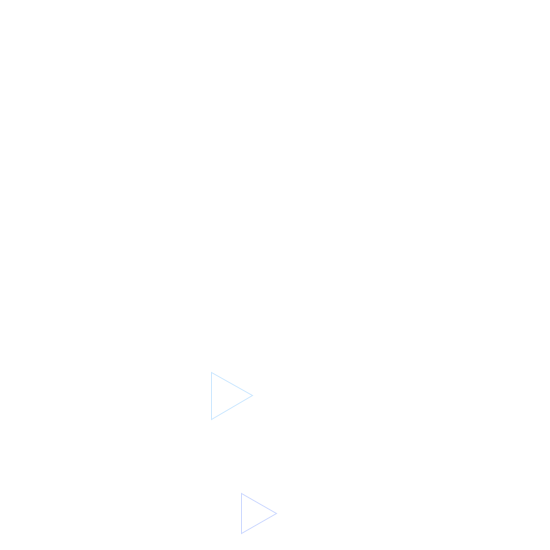
Frame 1 (no input)
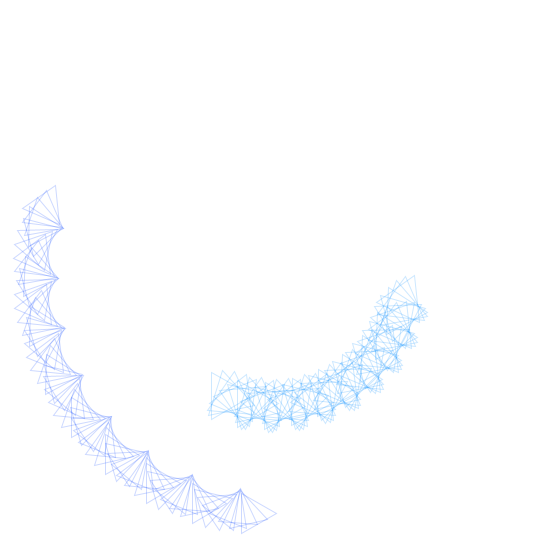
Frame 60 (the mouse pressed at the canvas centre just before this capture)
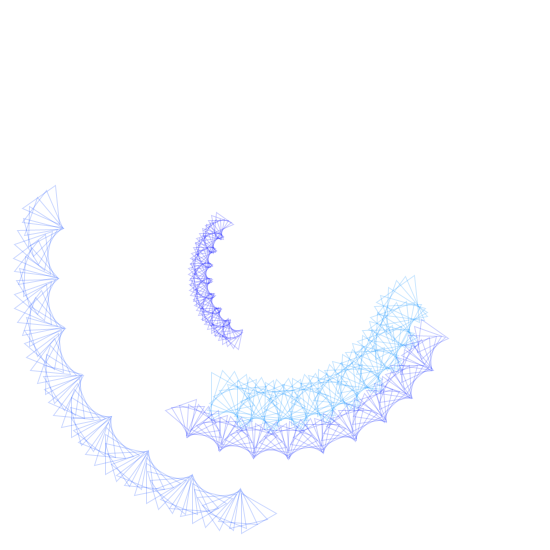
Frame 120 (the mouse held since frame 60 and released just before this capture)

The Processing sketch that drew these frames (run headless with seeded random() and noise(); from frame 60 on, the mouse is pressed at the canvas centre):

// Processing sketch: processing_107158
// ── processing_107158.pde

MyTriangle[] tri = new MyTriangle[2];

void setup() {
  size(550, 550);
  background(255);
  smooth();

  for (int i = 0 ; i < tri.length;i++) {
    tri[i] = new MyTriangle(i);
  }
}

void draw() {
  for (int i = 0 ; i < tri.length;i++) {
    tri[i].move();
    tri[i].display();
  }
}

void mousePressed() {
  for (int i = 0 ; i < tri.length;i++) {
    tri[i].theta_start = random(TWO_PI);

    tri[i].r = random(10, 30);
    tri[i].R = random(30, 250);

    tri[i].c_random = random(255);
    tri[i].theta = 0;
  }

  background(255);
}

class MyTriangle {
  float rotate_t;
  float x = 200;
  float y = 200;

  float r = random(10, 30);

  float theta_start = random(TWO_PI);
  float theta = 0;
  float R = random(30, 250);
  int theta_sign;

  float c_random = random(255);

  MyTriangle(int num) {
    if (num % 2 == 0) {
      theta_sign = 1;
    } else {
      theta_sign = -1;
    }
  }

  void move() {
    theta += theta_sign * 0.03;

    if (theta > TWO_PI || theta < -TWO_PI) {

      theta_start = random(TWO_PI);

      r = random(10, 30);
      R = random(30, 250);

      c_random = random(255);
      theta = 0;
    }

    x = width/2 + R * cos(theta_start + theta);
    y = height/2 + R * sin(theta_start + theta);
  }

  void display() {
    stroke( 0, c_random, 255, 50);
    noFill();

    pushMatrix();
    translate(x, y);
    rotate(rotate_t);
    beginShape();
    for (int i = 0 ; i < 3; i++) {
      vertex(r * cos(radians(360 * i / 3)), r * sin(radians(360 * i / 3)));
    }
    endShape(CLOSE);
    popMatrix();


    rotate_t += 0.3;
  }
}
